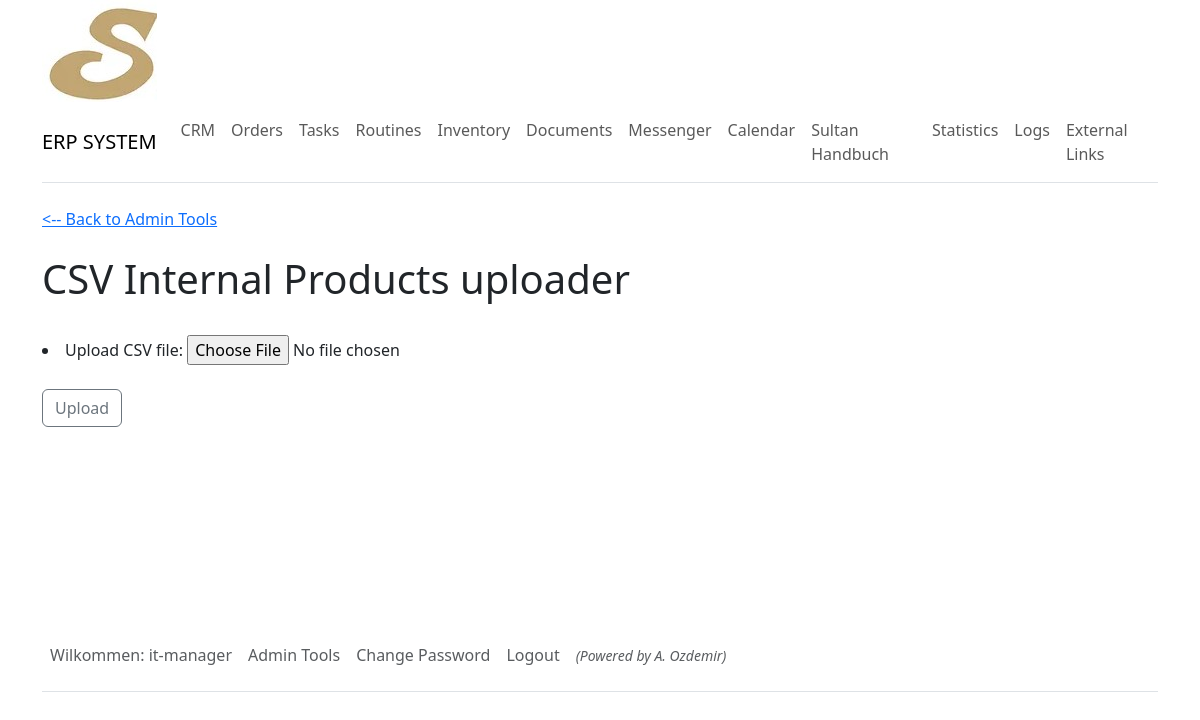
The app's page /upload_csv_internal/ (signed in) with its own data.
### sultanerp/models.py (models this page shows, shortened)
class DynamicText(models.Model):
    title = models.CharField(max_length=255)
    text = models.TextField()

class User(AbstractUser):
    first_name = models.CharField(max_length=255)
    last_name = models.CharField(max_length=255)
    personal_nr = models.IntegerField(null=True, blank=True)
    is_active = models.BooleanField(default=True)
    branch = models.ForeignKey(
        Store, on_delete=models.CASCADE, related_name="users", null=True, blank=True)
    user_level = models.ForeignKey(
        Roles, on_delete=models.CASCADE, related_name="users", null=True, blank=True)

### sultanerp/views.py (the view)
@login_required
def upload_csv_internal_products(request):
    uploader = "Internal"
    success_msg = None
    if request.method == 'POST':
        form = UploadCSVForm(request.POST, request.FILES)
        if form.is_valid():
            csv_file = request.FILES['csv_file']
            csv_file.readline()
            reader = csv.reader(line.decode() for line in csv_file)
            for row in reader:
                InternalProducts.objects.create(
                    posNr=row[0],
                    title=row[1],
                    category=row[2],
                )
            success_msg = 'Upload successful'
    else:
        form = UploadCSVForm()
    return render(request, 'upload.html', {'form': form, 'uploader': uploader, 'success_msg': success_msg})

### sultanerp/forms.py
class UploadCSVForm(forms.Form):
    csv_file = forms.FileField(label='Upload CSV file',
        validators=[file_extension_checker])

### sultanerp/utilities/context_processors.py (called while the page is built)
def dynamic_text_processor(request):
    dynamic_texts_objects = DynamicText.objects.all()
    dynamic_texts_dict = {dt.title: dt for dt in dynamic_texts_objects}
    return {'dynamic_texts': dynamic_texts_dict}

### sultanerp/templates/upload.html (shortened to what this page needs)
{% extends "_base.html" %}
{% block content %}
{% include "navbar.html" %}
<br>
    <a href="{% url 'admin_tools' %}"><-- Back to Admin Tools</a>
<br><br>
<h1>CSV {{uploader}} Products uploader</h1>
<br>
<form method="post" enctype="multipart/form-data">
    {{ form.as_ul }}
    <br><button class="{{dynamic_texts.btn.text}}" type="submit">Upload</button>
</form>
{% endblock %}

### sultanerp/templates/navbar.html (shortened to what this page needs)
<nav class="navbar navbar-expand-lg navbar-light bg-white border-bottom py-2">
  <a class="navbar-brand font-weight-bold" href="{% url 'dashboard' %}">ERP SYSTEM</a>
  <div class="collapse navbar-collapse" id="navbarNav">
    <ul class="navbar-nav">
      <li class="nav-item active">
        <a class="nav-link" href="{% url 'crm_view' %}">CRM</a>
      </li>
      <li class="nav-item">
        <a class="nav-link" href="{% url 'orders_view' %}">{{dynamic_texts.orders.text}}</a>
      </li>
      <li class="nav-item">
        <a class="nav-link" href="{% url 'task_list' %}">{{dynamic_texts.tasks.text}}</a>
      </li>
      <li class="nav-item">
        <a class="nav-link" href="{% url 'routine_list' %}">{{dynamic_texts.routines.text}}</a>
      </li>
      <li class="nav-item">
        <a class="nav-link" href="{% url 'inventory' %}">{{dynamic_texts.inventory.text}}</a>
      </li>
      <li class="nav-item">
        <a class="nav-link" href="{% url 'documents' %}">{{dynamic_texts.documents.text}}</a>
      </li>
      <li class="nav-item">
        <a class="nav-link" href="{% url 'messenger' %}">{{dynamic_texts.messenger.text}}</a>
      </li>
      <li class="nav-item">
        <a class="nav-link" href="{% url 'calendar' %}">{{dynamic_texts.calendar.text}}</a>
      </li>
      <li class="nav-item border-right">
        <a class="nav-link" href="{% url 'wiki_index' %}">{{dynamic_texts.handbook.text}}</a>
      </li>
      {% if user.is_staff %}
      <li class="nav-item">
        <a class="nav-link" href="{% url 'statistics' %}">{{dynamic_texts.statistics.text}}</a>
      </li>
      <li class="nav-item">
        <a class="nav-link" href="{% url 'logs' %}">{{dynamic_texts.logs.text}}</a>
      </li>
      {% endif %}
      {% if user.user_level.hierarchy < 5 %}
      <li class="nav-item">
        <a class="nav-link" href="{% url 'external_links' %}">{{dynamic_texts.external_links.text}}</a>
      </li>
      {% endif %}
    </ul>
  </div>
</nav>

### sultanerp/templates/_footer.html
{% if user.is_authenticated %}
<div class="container">
    <div style="min-height: 10em;"></div>
    <footer class="py-3 my-4">
        <ul class="nav border-bottom pb-3 mb-3">
            {% if user.is_authenticated %}
                <li class="nav-item">
                    <a class="nav-link px-2 text-muted">{{dynamic_texts.welcome.text}}: {{user.username}}</a>
                </li>
        {% if user.user_level.role == 'admin' %}
                <li class="nav-item">
                    <a class="nav-link px-2 text-muted" href="{% url 'admin_tools' %}">Admin Tools</a>
                </li>
        {% endif %}
                <li class="nav-item">
                    <a class="nav-link px-2 text-muted" href="{% url 'password_change' %}">Change Password</a>
                </li>
                <li class="nav-item">
                    <a class="nav-link px-2 text-muted" href="{% url 'logout' %}">Logout</a>
                </li>
                <li>
                    <a class="nav-link px-2 text-muted" style="font-style: italic;"><small>(Powered by A. Ozdemir)</small</a>
                </li>
            {% else %}
                <li class="nav-item">
                    <a class="nav-link px-2 text-muted" href="{% url 'tools' %}">Login</a>
                </li>
            {% endif %}
        </ul>
    </footer>
</div>
{% endif%}

### records on screen
DynamicText: orders.text "Orders"
DynamicText: tasks.text "Tasks"
DynamicText: routines.text "Routines"
DynamicText: inventory.text "Inventory"
DynamicText: documents.text "Documents"
DynamicText: messenger.text "Messenger"
DynamicText: calendar.text "Calendar"
DynamicText: handbook.text "Sultan Handbuch"
DynamicText: statistics.text "Statistics"
DynamicText: logs.text "Logs"
DynamicText: external_links.text "External Links"
DynamicText: welcome.text "Wilkommen"
User: username "it-manager"

### other values on screen
{{ uploader }} "Internal"
